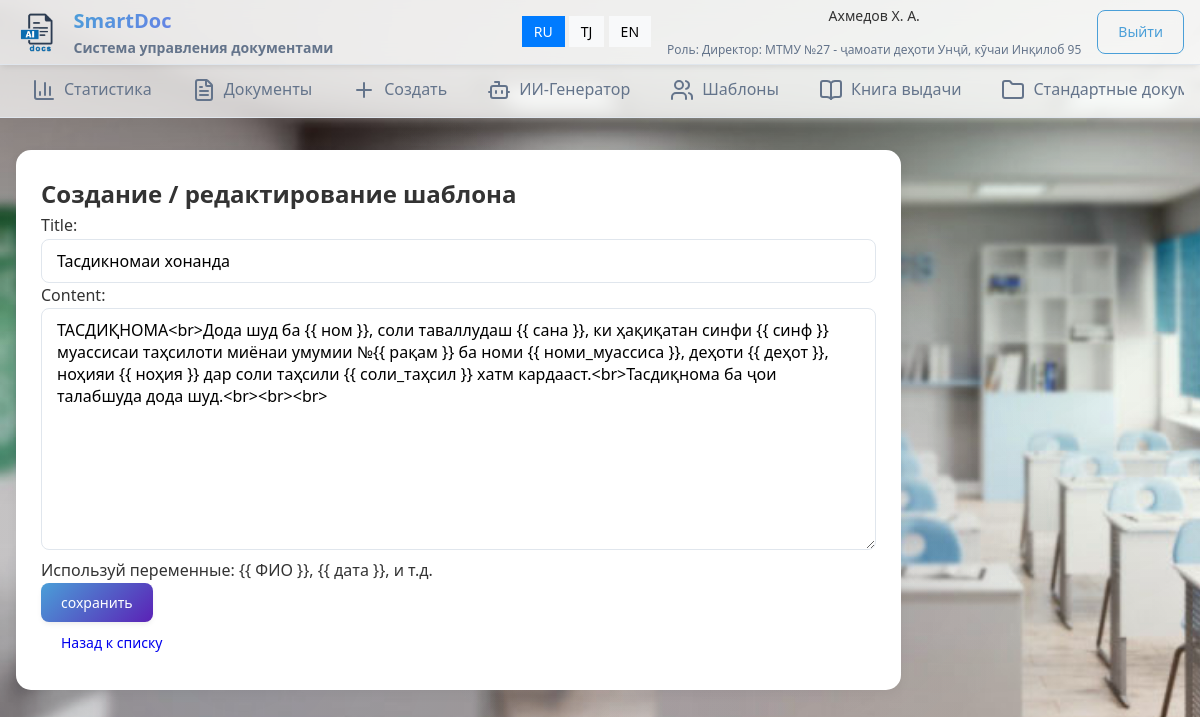
/templates/edit-1 (signed in), run on an earlier commit of the app's database.
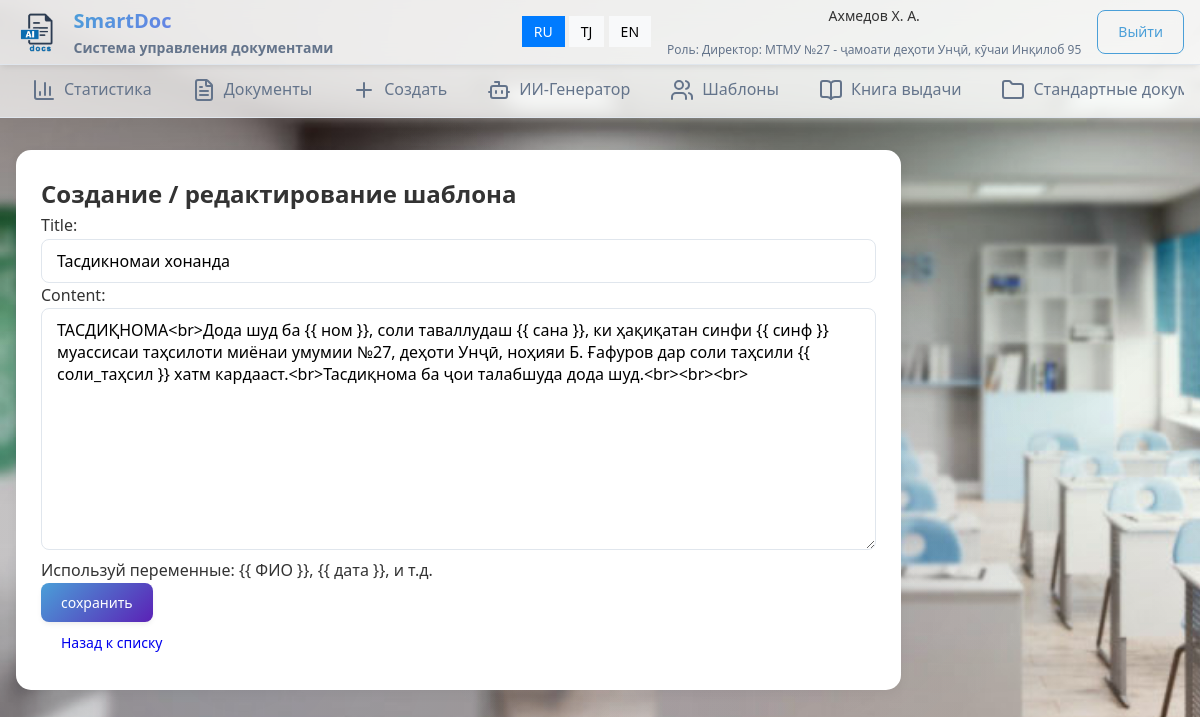
And on a later commit of the database.
### main/models.py (models this page shows, shortened)
class Template(models.Model):
    title = models.CharField(max_length=255)
    category=models.ForeignKey(Category,on_delete=models.SET_NULL,null=True)
    content = models.TextField(help_text="Используй переменные: {{ ФИО }}, {{ дата }}, и т.д.")
    school = models.ForeignKey(School, on_delete=models.CASCADE)
    created_by = models.ForeignKey(User, on_delete=models.SET_NULL, null=True)
    created_at = models.DateTimeField(auto_now_add=True)

### main/views.py (the view, shortened to what this page needs)
# urls.py: path('templates/edit-<int:pk>', TemplateUpdateView.as_view(), name='edit_template'),
class TemplateUpdateView(LoginRequiredMixin, UpdateView):
    model = Template
    form_class = TemplateForm
    template_name = 'main/template_form.html'
    success_url = reverse_lazy('templates')
    def get_queryset(self):
        return Template.objects.filter(school=self.request.user.school)

### main/forms.py
class TemplateForm(ModelForm):
    class Meta:
        model = Template
        fields = ['title', 'content']
        widgets = {
            'title': TextInput(attrs={'class': 'form-control', 'placeholder': 'Enter template title'}),
            'content': Textarea(attrs={'class': 'form-control', 'placeholder': 'Enter template content'}),
        }

### main/models.py (called while the page is built)
    def __str__(self):
        return f'{self.name} - {self.address}'

### main/templates/main/template_form.html (shortened to what this page needs)
{% extends 'main/base.html' %}
{%load static%}
{% block extra_css %}
<link rel="stylesheet" href="{% static 'css/styles.css' %}">
{% endblock %}
{% block content %}
<div class="content-area">
<h2 data-i18n="create_edit_template">Создание / редактирование шаблона</h2>
<form method="post">
  {{ form.as_p }}
  <button type="submit" class="btn btn-primary" data-i18n="save">Сохранить</button>
</form>
<a href="{% url 'templates' %}" class="btn" data-i18n="back_to_list">Назад к списку</a>
</div>
{% endblock %}

What changed in the data, as far as the page shows it:
changed Template "Тасдикномаи хонанда": content "…муассисаи таҳсилоти миёнаи умумии №{{ рақам }} ба номи {{ номи_муассиса }}, деҳоти {{ деҳот }}, ноҳияи {{ ноҳия }} дар соли таҳсили {{…" → "…муассисаи таҳсилоти миёнаи умумии №27, деҳоти Унҷӣ, ноҳияи Б. Ғафуров дар соли таҳсили {{…"
